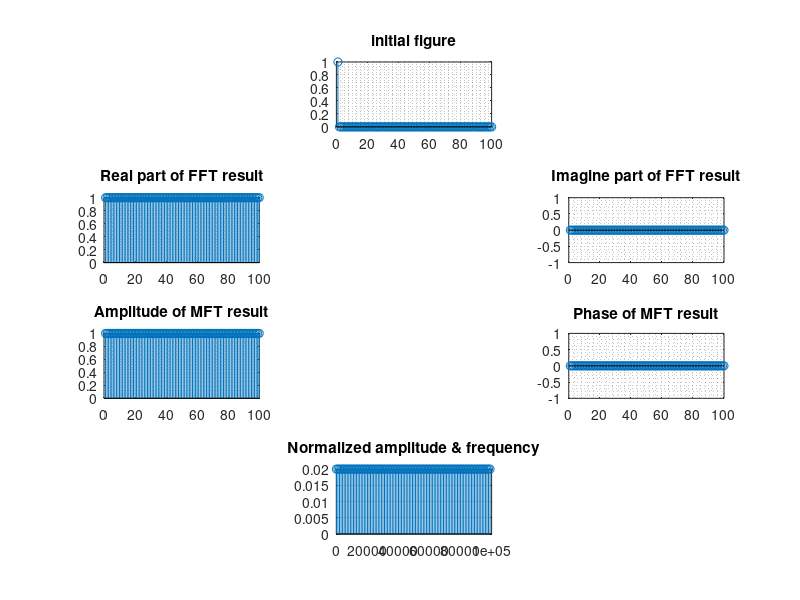

The MATLAB source for this figure:
clear;

fs = 100000;
ts = 0 : 1/fs : 0.001-1/fs;
N = length(ts);

% Dirac function
x = zeros(N,1);
x(1) = 1;

figure('units','normalized','outerposition',[0 0 1 1]);

subplot(4,3,2);
stem(x); grid minor;
title('initial figure');

% Fast FT
X_fft = zeros(N,1);

X_fft = fft(x);

subplot(4,3,4);
stem(real(X_fft)); grid minor;
title('Real part of FFT result');

subplot(4,3,6);
stem(imag(X_fft)); grid minor;
title('Imagine part of FFT result');

subplot(4,3,7);
stem(abs(X_fft)); grid minor;
title('Amplitude of MFT result');

subplot(4,3,9);
stem(angle(X_fft)*180/pi); grid minor;
title('Phase of MFT result');

Xm_fft = 2*abs(X_fft)/N;
F = (0:N-1)*fs/N;

subplot(4,3,11);
stem(F, Xm_fft); grid on;
title('Normalized amplitude & frequency');